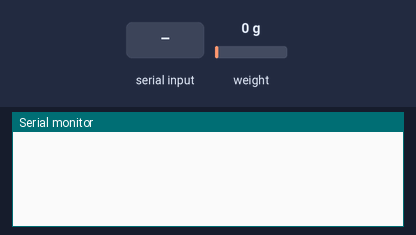
The sketch below on a simulated Arduino Uno, built with avr-gcc and run on an emulated ATmega328P. On the bench: the last lines printed to the serial monitor. The inputs (shaded band) are chosen by the test bench; at power-on: weight on the scale 0 g.

Above: at 1.2 s.
1.3 s: "T" received over Serial
At 1.9 s:
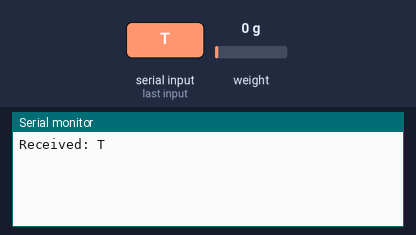
2.8 s: "t" received over Serial
At 4.6 s:
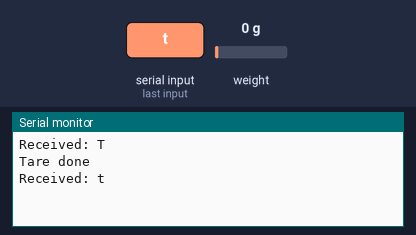
5.8 s: "R" received over Serial
At 8.1 s:
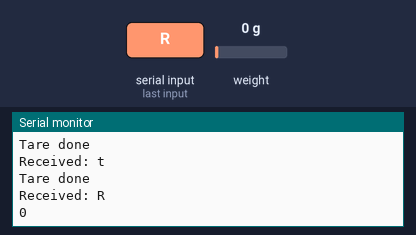
8.8 s: "r" received over Serial
At 9.2 s:
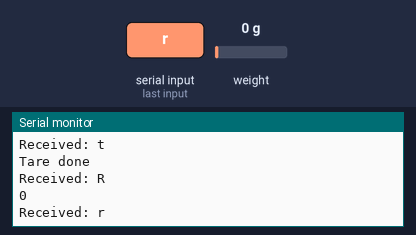
10.3 s: "1" received over Serial
At 11.2 s:
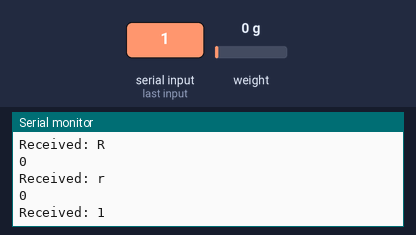

The sketch:

Load_Cell_Calibration.ino
```cpp
#include "HX711.h"

const int HX_DOUT = 8;
const int HX_SCK  = 9;

HX711 loadCell;

void setup() {
  Serial.begin(9600);
  loadCell.begin(HX_DOUT, HX_SCK);
}

void loop() {
  if (Serial.available()) {
    char cmd = Serial.read();

    Serial.print("Received: ");
    Serial.println(cmd);   // so you can see what you typed

    if (cmd == 'T' || cmd == 't') {
      delay(2000); // time to remove hand if touching
      loadCell.tare(10);
      Serial.println("Tare done");
    }

    if (cmd == 'R' || cmd == 'r') {
      if (loadCell.is_ready()) {
        long value = loadCell.get_value(5);
        Serial.println(value);
      } else {
        Serial.println("Not ready");
      }
    }
  }
}
```

Measured:
- after the input at 1.3 s, the serial monitor: prints a new line at once (image 1)
- after the input at 2.8 s, the serial monitor: prints a new line after 1.5 s (image 2)
- after the input at 5.8 s, the serial monitor: prints a new line after 1.5 s (image 3)
- after the input at 8.8 s, the serial monitor: prints a new line at once (image 4)
- after the input at 10.3 s, the serial monitor: prints a new line at once (image 5)
